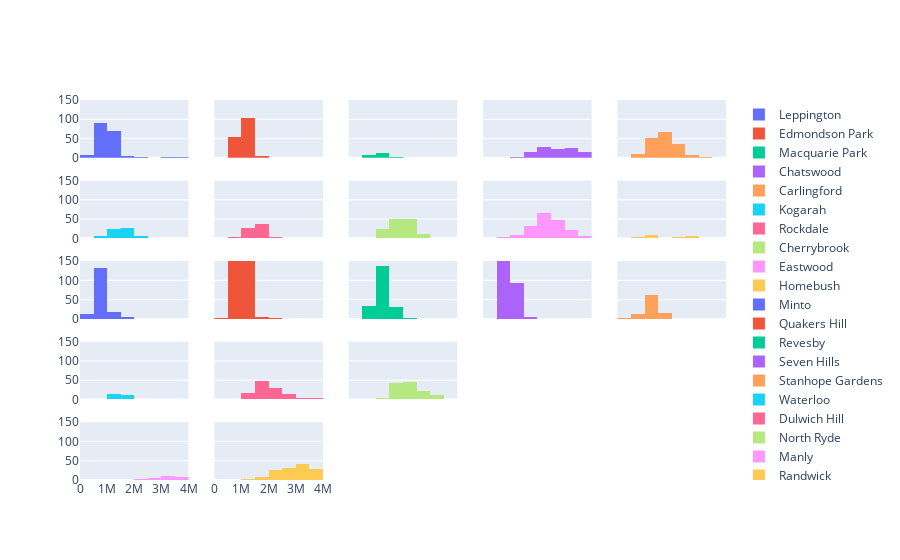

Notebook source saved alongside this figure:
### Markdown cell above
Quakers Hills/Blacktown area affordable but high crime?
South-west affordable but long travel times

Lots of ~1.5M stock in Carlingford, Dulwich Hill

### Code cell
fig = make_subplots(
    rows=5, cols=5
    #     ,subplot_titles=("Plot 1", "Plot 2", "Plot 3", "Plot 4")
    ,shared_yaxes=True
    ,shared_xaxes=True)

df_numb=51
for row in range(1,6):
    for col in range(1,6):
        suburb_df = suburb_list[df_numb]
        suburb_df_price = suburb_df[suburb_df["sold_date_dt"] >= dtm]["price"]
        
        if df_numb == 73:
            break
        if suburb_list[df_numb]["suburb"].count()>=1:
            name = suburb_list[df_numb]["suburb"].unique()[0]
            fig.update_xaxes(range=[0, 4000000], row=row, col=col)
            fig.update_yaxes(range=[0, 150], row=row, col=col)
            fig.add_trace(go.Histogram(x=suburb_df_price,xbins=dict(size=500000),autobinx = False, name=name),row =row, col=col)
            
        df_numb=df_numb+1                   

fig.show()

### Figure 1 — Plotly figure (JSON) as saved in the notebook; plotly's stock layout.template omitted (floating-point values rounded to 4 significant figures; data arrays with more than 128 entries replaced by an {"elided": "..."} marker saying what was removed)
{"data": [{"autobinx": false, "name": "Leppington", "type": "histogram", "x": {"elided": "253 int values"}, "xaxis": "x", "xbins": {"size": 500000}, "yaxis": "y"}, {"autobinx": false, "name": "Edmondson Park", "type": "histogram", "x": {"elided": "227 int values"}, "xaxis": "x2", "xbins": {"size": 500000}, "yaxis": "y2"}, {"autobinx": false, "name": "Macquarie Park", "type": "histogram", "x": [1200000, 1180000, 1310000, 1195000, 1025000, 998000, 985000, 1350000, 1150000, 958000, 925000, 942000, 968000, 865000, 1000000, null, null, 1088000, 1470000, 1365000, null, 1300000, 1560000, 980000], "xaxis": "x3", "xbins": {"size": 500000}, "yaxis": "y3"}, {"autobinx": false, "name": "Chatswood", "type": "histogram", "x": {"elided": "151 int values"}, "xaxis": "x4", "xbins": {"size": 500000}, "yaxis": "y4"}, {"autobinx": false, "name": "Carlingford", "type": "histogram", "x": {"elided": "175 int values"}, "xaxis": "x5", "xbins": {"size": 500000}, "yaxis": "y5"}, {"autobinx": false, "name": "Kogarah", "type": "histogram", "x": [2130000, 2400000, 2800000, 1860000, 1630000, 1500000, 1649000, 2134000, 1591000, 1402000, 1320000, 1550000, 1715000, 1050000, 1680000, 1940000, 1755000, 1620000, 1290000, 1905000, 1475000, 1440000, 1440000, 1620000, 1995000, 1620000, 1450000, 1633000, 1490000, 1420000, 1700000, 1600000, 1213000, 1195000, 1456000, 1720000, 1400000, 2015000, 1405000, 1350000, 1550000, 3550000, 895000, 1436500, 1922000, 1500000, 945000, 1800000, 1380000, 650000, 790000, 1890000, 1310000, 1450000, 1450000, 1300000, 1510000, null, null, null, null, null, null, null, null, 1925000, 930000, 2160000, 1360000, 1770000, 1500000, null, 1350000], "xaxis": "x6", "xbins": {"size": 500000}, "yaxis": "y6"}, {"autobinx": false, "name": "Rockdale", "type": "histogram", "x": [1700000, 1500000, 1300000, 1660000, 1720000, 1485000, 2270000, 1850000, 1620000, 1915000, 1600000, 1470000, 1670000, 1350000, 1650000, 1780000, 1530000, 1650000, 1800000, 1950000, 1896000, 1850000, 1693000, 1600000, 1225000, 1385000, 1726880, 1540000, 1020000, 1896000, 1465000, 1345000, 1900000, 1770000, 2300000, 1520000, 1405000, 1485000, 1500000, 1430000, 1425000, 1465000, 1480000, 1302000, 1160000, 1200000, 1700000, 1370500, 1600000, 1350000, 1634000, 1420000, 1365000, null, null, null, null, null, null, null, null, 1250000, null, null, 1600000, 1900000, 2000000, null, 750000, null, 1486000, 1795000, 1550000, 1502000, 1550000, 1900000, 1406000, null, 1245000, 910000, 912000, 1350000], "xaxis": "x7", "xbins": {"size": 500000}, "yaxis": "y7"}, {"autobinx": false, "name": "Cherrybrook", "type": "histogram", "x": {"elided": "135 int values"}, "xaxis": "x8", "xbins": {"size": 500000}, "yaxis": "y8"}, {"autobinx": false, "name": "Eastwood", "type": "histogram", "x": {"elided": "188 int values"}, "xaxis": "x9", "xbins": {"size": 500000}, "yaxis": "y9"}, {"autobinx": false, "name": "Homebush", "type": "histogram", "x": [3110000, 3580000, 3190000, 2410000, 945000, 955000, 1060000, 1175000, 1305000, 2000000, 1286000, 1300000, 1300000, 2870000, 990000, 2830000, 2060000, 1050000, 2625000, 1772888, 3885000, 1200000, 985000, 2500000, 2600000, 2100000, 1150000, null, null], "xaxis": "x10", "xbins": {"size": 500000}, "yaxis": "y10"}, {"autobinx": false, "name": "Minto", "type": "histogram", "x": {"elided": "167 int values"}, "xaxis": "x11", "xbins": {"size": 500000}, "yaxis": "y11"}, {"autobinx": false, "name": "Quakers Hill", "type": "histogram", "x": {"elided": "472 int values"}, "xaxis": "x12", "xbins": {"size": 500000}, "yaxis": "y12"}, {"autobinx": false, "name": "Revesby", "type": "histogram", "x": {"elided": "203 int values"}, "xaxis": "x13", "xbins": {"size": 500000}, "yaxis": "y13"}, {"autobinx": false, "name": "Seven Hills", "type": "histogram", "x": {"elided": "248 int values"}, "xaxis": "x14", "xbins": {"size": 500000}, "yaxis": "y14"}, {"autobinx": false, "name": "Stanhope Gardens", "type": "histogram", "x": [1460000, 1700000, 1700000, 1310000, 1155000, 1600000, 1420000, 1229000, 1505000, 1425000, 1205000, 1200000, 285000, 1200000, 1480000, 1270000, 1832000, 1175000, 1135000, 1260000, 1300000, 1105000, 1280000, 1375000, 1400000, 1400000, 1605000, 900000, 1025000, 1290000, 1350000, 1250000, 1222000, 1206000, 1625000, 1270000, 1142000, 1260000, 1180000, 1232500, 1550000, 1180000, 1150000, 1057500, 1295000, 1381000, 1363000, 1220000, 1190000, 1155000, 1330000, 1165000, 1150000, 1027000, 1600000, 1400000, 1016000, 1010000, 1540000, 900000, 1230000, 1500000, 1110000, 1400000, 1323000, 990000, 1220000, 838111, 1230000, 1455000, 850000, 1240000, 992000, 991500, 1070000, 890000, 1755000, 1220000, 985000, 1300000, 1500000, 965000, 810000, 1135000, 1620000, 1150000, 1180000, 1450000, 925000], "xaxis": "x15", "xbins": {"size": 500000}, "yaxis": "y15"}, {"autobinx": false, "name": "Waterloo", "type": "histogram", "x": [1490000, 1280000, 1366000, 947500, 1280000, 1495000, 1095000, 1270000, 950000, 1360000, 1551000, 1640000, 1508000, 1550000, 1585000, 1320000, 1100000, 1628000, 1220000, 1190000, null, 1525000, 1755000, 1200000, 1454000, 1260000, 1700000, 1565000, 1500000], "xaxis": "x16", "xbins": {"size": 500000}, "yaxis": "y16"}, {"autobinx": false, "name": "Dulwich Hill", "type": "histogram", "x": {"elided": "134 int values"}, "xaxis": "x17", "xbins": {"size": 500000}, "yaxis": "y17"}, {"autobinx": false, "name": "North Ryde", "type": "histogram", "x": [1975000, 1455000, 1630000, 3450000, 1450000, 2150000, 1940000, 2910000, 2305000, 2275000, 1585000, 1700000, 2950000, 1904500, 2187000, 2370000, 2700000, 3125000, 2450000, 2625000, 2750000, 2450000, 3175000, 2850000, 2420000, 3210000, 2715000, 2335000, 1220000, 2655000, 2655000, 2300000, 1900000, 1950000, 3451000, 2457500, 2402000, 1918000, 2500000, 2481000, 1995000, 3200000, 3440000, 2351000, 2303000, 1880000, 2860000, 2700000, 1900000, 3100000, 2320000, 2200000, 2465000, 3150000, 2380000, 1865000, 1935000, 1550000, 1950000, 3300000, 2480000, 3430000, 2361000, 1910000, 2251000, 1700000, 2611000, 2015000, 2700000, 2010000, 2460000, 1980000, 1945000, 3350000, 2400000, 2150000, 1750000, 1815000, 2150000, 2100000, 2225000, 1950000, 1900000, 1900000, 1500000, 2490000, 1665000, 2680000, 2250000, 1850000, 1937000, 2860000, 2160000, 1990000, 1931000, 1500000, 2815000, 1089000, 2217000, 1730000, 1529000, 1425000, 2305000, 1830000, 1980000, 2620000, 2600000, 2400000, 2000000, 2450000, 2230000, 2525000, 1930000, 1880000, 2850000, 2950000, 2150000, 2150000, 2200000, 2100000, 1665000, 1890000, 2205000, 1855000, 940000, 2806000, 2100000, 1608000], "xaxis": "x18", "xbins": {"size": 500000}, "yaxis": "y18"}, {"autobinx": false, "name": "Manly", "type": "histogram", "x": [2860000, 7525000, 4600000, 4617000, 4810000, 3000000, 11050000, 4215000, 3853000, 4615000, 3475000, 2930000, 4300000, 5900000, 2730000, 5300000, 12500000, 2710000, 2710000, 6080000, 3200000, 3000000, 2375000, 3405000, 5200000, 5900000, 4700000, 3100000, 6100000, 3840000, 5200000, 3950000, 1935000, 4150000, 2600000, 7000000, 4650000, 5710000, 4650000, null, null, null, null, null, null, null, null, 3220000, null, null, null, 5300000, null, null, 4985000, 4250000, 6525000, 5100000, 4165000, 3260000, 1325000, 4750000, 4570000, 6805000, null, null, 3806000, 4250000, 5950000, 3800000, null, 6100000, 4525000, 4210000, null, 7700000, 4815000, 4117500, 4600000, 4410000, 4200000, 3350000, null, 3800000, null, 3155000, 4500000, 3752000, 2300000], "xaxis": "x21", "xbins": {"size": 500000}, "yaxis": "y21"}, {"autobinx": false, "name": "Randwick", "type": "histogram", "x": {"elided": "202 int values"}, "xaxis": "x22", "xbins": {"size": 500000}, "yaxis": "y22"}], "layout": {"xaxis": {"anchor": "y", "domain": [0, 0.168], "matches": "x21", "range": [0, 4000000], "showticklabels": false}, "xaxis10": {"anchor": "y10", "domain": [0.832, 1], "matches": "x25", "range": [0, 4000000], "showticklabels": false}, "xaxis11": {"anchor": "y11", "domain": [0, 0.168], "matches": "x21", "range": [0, 4000000], "showticklabels": false}, "xaxis12": {"anchor": "y12", "domain": [0.208, 0.376], "matches": "x22", "range": [0, 4000000], "showticklabels": false}, "xaxis13": {"anchor": "y13", "domain": [0.416, 0.584], "matches": "x23", "range": [0, 4000000], "showticklabels": false}, "xaxis14": {"anchor": "y14", "domain": [0.624, 0.792], "matches": "x24", "range": [0, 4000000], "showticklabels": false}, "xaxis15": {"anchor": "y15", "domain": [0.832, 1], "matches": "x25", "range": [0, 4000000], "showticklabels": false}, "xaxis16": {"anchor": "y16", "domain": [0, 0.168], "matches": "x21", "range": [0, 4000000], "showticklabels": false}, "xaxis17": {"anchor": "y17", "domain": [0.208, 0.376], "matches": "x22", "range": [0, 4000000], "showticklabels": false}, "xaxis18": {"anchor": "y18", "domain": [0.416, 0.584], "matches": "x23", "range": [0, 4000000], "showticklabels": false}, "xaxis19": {"anchor": "y19", "domain": [0.624, 0.792], "matches": "x24", "showticklabels": false}, "xaxis2": {"anchor": "y2", "domain": [0.208, 0.376], "matches": "x22", "range": [0, 4000000], "showticklabels": false}, "xaxis20": {"anchor": "y20", "domain": [0.832, 1], "matches": "x25", "showticklabels": false}, "xaxis21": {"anchor": "y21", "domain": [0, 0.168], "range": [0, 4000000]}, "xaxis22": {"anchor": "y22", "domain": [0.208, 0.376], "range": [0, 4000000]}, "xaxis23": {"anchor": "y23", "domain": [0.416, 0.584]}, "xaxis24": {"anchor": "y24", "domain": [0.624, 0.792]}, "xaxis25": {"anchor": "y25", "domain": [0.832, 1]}, "xaxis3": {"anchor": "y3", "domain": [0.416, 0.584], "matches": "x23", "range": [0, 4000000], "showticklabels": false}, "xaxis4": {"anchor": "y4", "domain": [0.624, 0.792], "matches": "x24", "range": [0, 4000000], "showticklabels": false}, "xaxis5": {"anchor": "y5", "domain": [0.832, 1], "matches": "x25", "range": [0, 4000000], "showticklabels": false}, "xaxis6": {"anchor": "y6", "domain": [0, 0.168], "matches": "x21", "range": [0, 4000000], "showticklabels": false}, "xaxis7": {"anchor": "y7", "domain": [0.208, 0.376], "matches": "x22", "range": [0, 4000000], "showticklabels": false}, "xaxis8": {"anchor": "y8", "domain": [0.416, 0.584], "matches": "x23", "range": [0, 4000000], "showticklabels": false}, "xaxis9": {"anchor": "y9", "domain": [0.624, 0.792], "matches": "x24", "range": [0, 4000000], "showticklabels": false}, "yaxis": {"anchor": "x", "domain": [0.848, 1], "range": [0, 150]}, "yaxis10": {"anchor": "x10", "domain": [0.636, 0.788], "matches": "y6", "range": [0, 150], "showticklabels": false}, "yaxis11": {"anchor": "x11", "domain": [0.424, 0.576], "range": [0, 150]}, "yaxis12": {"anchor": "x12", "domain": [0.424, 0.576], "matches": "y11", "range": [0, 150], "showticklabels": false}, "yaxis13": {"anchor": "x13", "domain": [0.424, 0.576], "matches": "y11", "range": [0, 150], "showticklabels": false}, "yaxis14": {"anchor": "x14", "domain": [0.424, 0.576], "matches": "y11", "range": [0, 150], "showticklabels": false}, "yaxis15": {"anchor": "x15", "domain": [0.424, 0.576], "matches": "y11", "range": [0, 150], "showticklabels": false}, "yaxis16": {"anchor": "x16", "domain": [0.212, 0.364], "range": [0, 150]}, "yaxis17": {"anchor": "x17", "domain": [0.212, 0.364], "matches": "y16", "range": [0, 150], "showticklabels": false}, "yaxis18": {"anchor": "x18", "domain": [0.212, 0.364], "matches": "y16", "range": [0, 150], "showticklabels": false}, "yaxis19": {"anchor": "x19", "domain": [0.212, 0.364], "matches": "y16", "showticklabels": false}, "yaxis2": {"anchor": "x2", "domain": [0.848, 1], "matches": "y", "range": [0, 150], "showticklabels": false}, "yaxis20": {"anchor": "x20", "domain": [0.212, 0.364], "matches": "y16", "showticklabels": false}, "yaxis21": {"anchor": "x21", "domain": [0, 0.152], "range": [0, 150]}, "yaxis22": {"anchor": "x22", "domain": [0, 0.152], "matches": "y21", "range": [0, 150], "showticklabels": false}, "yaxis23": {"anchor": "x23", "domain": [0, 0.152], "matches": "y21", "showticklabels": false}, "yaxis24": {"anchor": "x24", "domain": [0, 0.152], "matches": "y21", "showticklabels": false}, "yaxis25": {"anchor": "x25", "domain": [0, 0.152], "matches": "y21", "showticklabels": false}, "yaxis3": {"anchor": "x3", "domain": [0.848, 1], "matches": "y", "range": [0, 150], "showticklabels": false}, "yaxis4": {"anchor": "x4", "domain": [0.848, 1], "matches": "y", "range": [0, 150], "showticklabels": false}, "yaxis5": {"anchor": "x5", "domain": [0.848, 1], "matches": "y", "range": [0, 150], "showticklabels": false}, "yaxis6": {"anchor": "x6", "domain": [0.636, 0.788], "range": [0, 150]}, "yaxis7": {"anchor": "x7", "domain": [0.636, 0.788], "matches": "y6", "range": [0, 150], "showticklabels": false}, "yaxis8": {"anchor": "x8", "domain": [0.636, 0.788], "matches": "y6", "range": [0, 150], "showticklabels": false}, "yaxis9": {"anchor": "x9", "domain": [0.636, 0.788], "matches": "y6", "range": [0, 150], "showticklabels": false}}}
